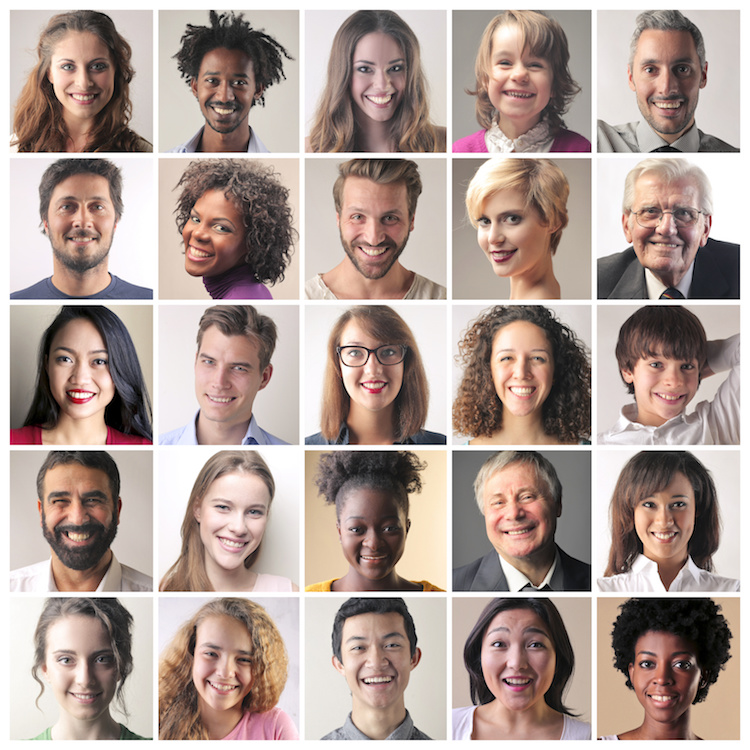
#> input picture Lynda/Python/OpenCV for Python/Ex_Files_OpenCV_Python_Dev/Exercise Files/Ch04/04_06 Begin/faces.jpeg, 750 x 750 px
$ python 04_06.py
#> lines starting #> are read from the running program, lines starting #| are printed output that depends on the picture; after the words box and inside, x2 and y2 are one past the last pixel; in counts of white or black regions, pixels touching at a corner belong together
import numpy as np
import cv2

img = cv2.imread("faces.jpeg",1)
#> img is the input picture: shape (750, 750, 3); mean B, G, R 150.6, 157.8, 175.3

cap = cv2.VideoCapture(0)

while(True):
	ret, frame = cap.read()
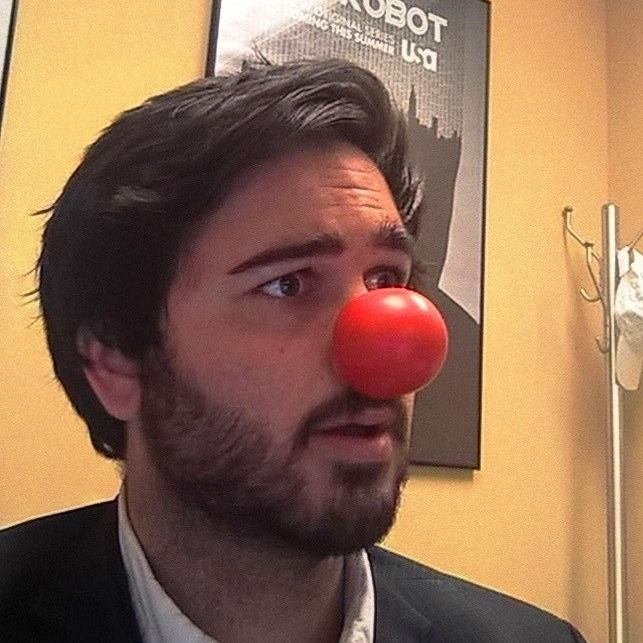
#> input picture 10_Career/ProfilePicture_RedNoseDay.jpg, 643 x 643 px, given in place of the camera
#> frame is the input picture: shape (643, 643, 3); mean B, G, R 84.7, 110.4, 146.2

	frame = cv2.resize(frame, (0,0), fx=1,fy=1)
	gray = cv2.cvtColor(frame, cv2.COLOR_BGR2GRAY)
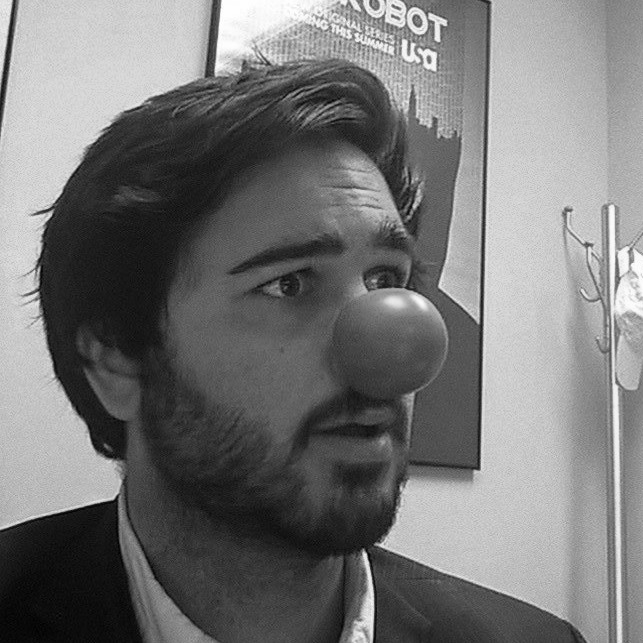
#> gray: shape (643, 643); min 0, max 255, mean 118.2
	path = "haarcascade_eye.xml"

	face_cascade = cv2.CascadeClassifier(path)

	faces = face_cascade.detectMultiScale(gray, scaleFactor=1.02, minNeighbors=5, minSize=(40, 40))
#> faces = [[249, 251, 69, 69], [356, 251, 52, 52]]

	for (x, y, w, h,) in faces:
		cv2.circle(frame, ((x+int((0.5 * w))), y+int((0.5 * h))), int(w/2), (0,255,0), 2)
#> this loop made 2 passes
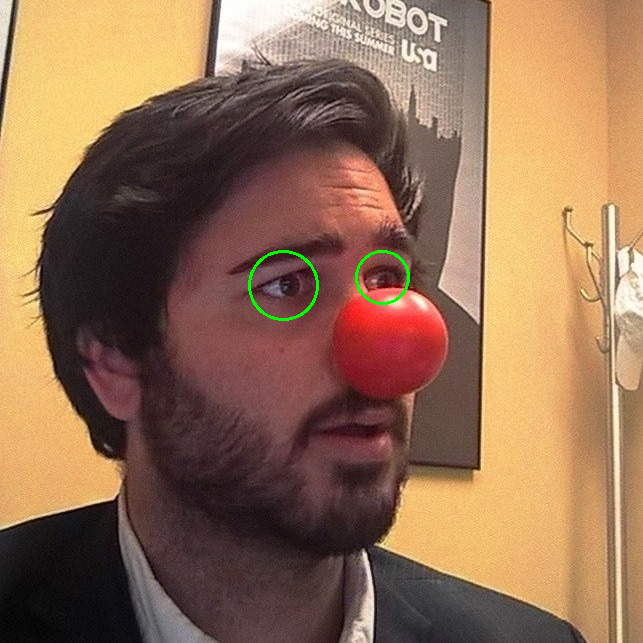
#> frame: shape (643, 643, 3); 0.27% of pixels changed, all inside (x1, y1, x2, y2) = (248, 250, 410, 321)

	cv2.imshow("Frame",frame)

	ch = cv2.waitKey(1)
#> (key q is pressed here)
	if ch & 0xFF == ord('q'):
		break

cap.release()
cv2.destroyAllWindows()
